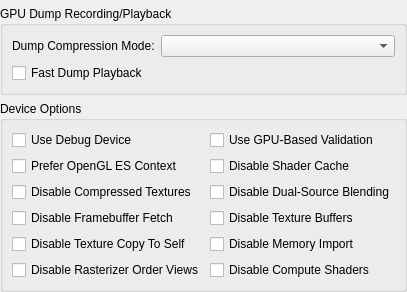
     <widget class="QWidget" name="debugTab">
      <attribute name="title">
       <string>Debugging</string>
      </attribute>
      <layout class="QVBoxLayout" name="verticalLayout_7">
       <property name="leftMargin">
        <number>0</number>
       </property>
       <property name="topMargin">
        <number>6</number>
       </property>
       <property name="rightMargin">
        <number>0</number>
       </property>
       <property name="bottomMargin">
        <number>0</number>
       </property>
       <item>
        <widget class="QGroupBox" name="gpuDumpGroup">
         <property name="title">
          <string>GPU Dump Recording/Playback</string>
         </property>
         <layout class="QGridLayout" name="gridLayout_17" columnstretch="0,1">
          <item row="0" column="0">
           <widget class="QLabel" name="groupDumpCompressionModeLabel">
            <property name="text">
             <string>Dump Compression Mode:</string>
            </property>
           </widget>
          </item>
          <item row="0" column="1">
           <widget class="QComboBox" name="gpuDumpCompressionMode"/>
          </item>
          <item row="1" column="0" colspan="2">
           <widget class="QCheckBox" name="gpuDumpFastReplayMode">
            <property name="text">
             <string>Fast Dump Playback</string>
            </property>
           </widget>
          </item>
         </layout>
        </widget>
       </item>
       <item>
        <widget class="QGroupBox" name="groupBox_9">
         <property name="title">
          <string>Device Options</string>
         </property>
         <layout class="QGridLayout" name="gridLayout_8">
          <item row="0" column="0">
           <widget class="QCheckBox" name="useDebugDevice">
            <property name="text">
             <string>Use Debug Device</string>
            </property>
           </widget>
          </item>
          <item row="0" column="1">
           <widget class="QCheckBox" name="useGPUBasedValidation">
            <property name="text">
             <string>Use GPU-Based Validation</string>
            </property>
           </widget>
          </item>
          <item row="1" column="0">
           <widget class="QCheckBox" name="preferGLESContext">
            <property name="text">
             <string>Prefer OpenGL ES Context</string>
            </property>
           </widget>
          </item>
          <item row="1" column="1">
           <widget class="QCheckBox" name="disableShaderCache">
            <property name="text">
             <string>Disable Shader Cache</string>
            </property>
           </widget>
          </item>
          <item row="2" column="0">
           <widget class="QCheckBox" name="disableCompressedTextures">
            <property name="text">
             <string>Disable Compressed Textures</string>
            </property>
           </widget>
          </item>
          <item row="2" column="1">
           <widget class="QCheckBox" name="disableDualSource">
            <property name="text">
             <string>Disable Dual-Source Blending</string>
            </property>
           </widget>
          </item>
          <item row="3" column="0">
           <widget class="QCheckBox" name="disableFramebufferFetch">
            <property name="text">
             <string>Disable Framebuffer Fetch</string>
            </property>
           </widget>
          </item>
          <item row="3" column="1">
           <widget class="QCheckBox" name="disableTextureBuffers">
            <property name="text">
             <string>Disable Texture Buffers</string>
            </property>
           </widget>
          </item>
          <item row="4" column="0">
           <widget class="QCheckBox" name="disableTextureCopyToSelf">
            <property name="text">
             <string>Disable Texture Copy To Self</string>
            </property>
           </widget>
          </item>
          <item row="4" column="1">
           <widget class="QCheckBox" name="disableMemoryImport">
            <property name="text">
             <string>Disable Memory Import</string>
            </property>
           </widget>
          </item>
          <item row="5" column="0">
           <widget class="QCheckBox" name="disableRasterOrderViews">
            <property name="text">
             <string>Disable Rasterizer Order Views</string>
            </property>
           </widget>
          </item>
          <item row="5" column="1">
           <widget class="QCheckBox" name="disableComputeShaders">
            <property name="text">
             <string>Disable Compute Shaders</string>
            </property>
           </widget>
          </item>
         </layout>
        </widget>
       </item>
       <item>
        <spacer name="verticalSpacer_6">
         <property name="orientation">
          <enum>Qt::Orientation::Vertical</enum>
         </property>
         <property name="sizeHint" stdset="0">
          <size>
           <width>20</width>
           <height>0</height>
          </size>
         </property>
        </spacer>
       </item>
      </layout>
     </widget>
